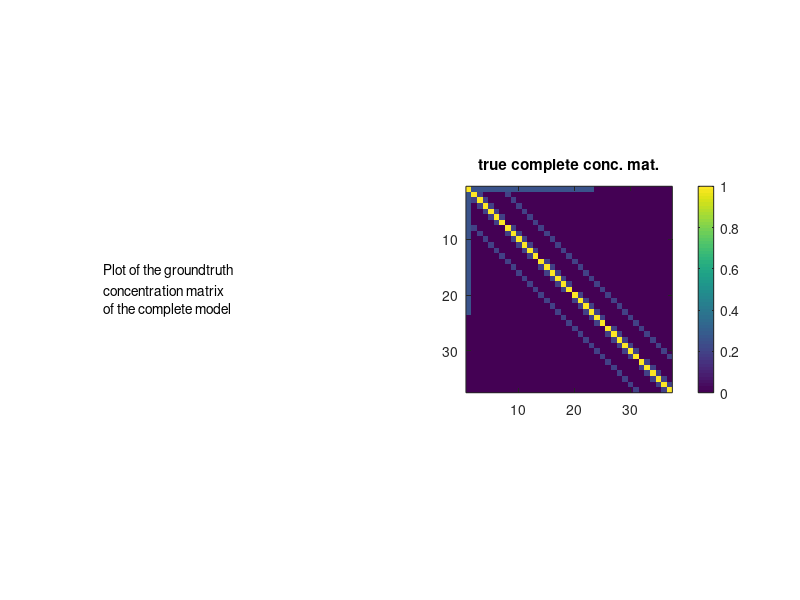
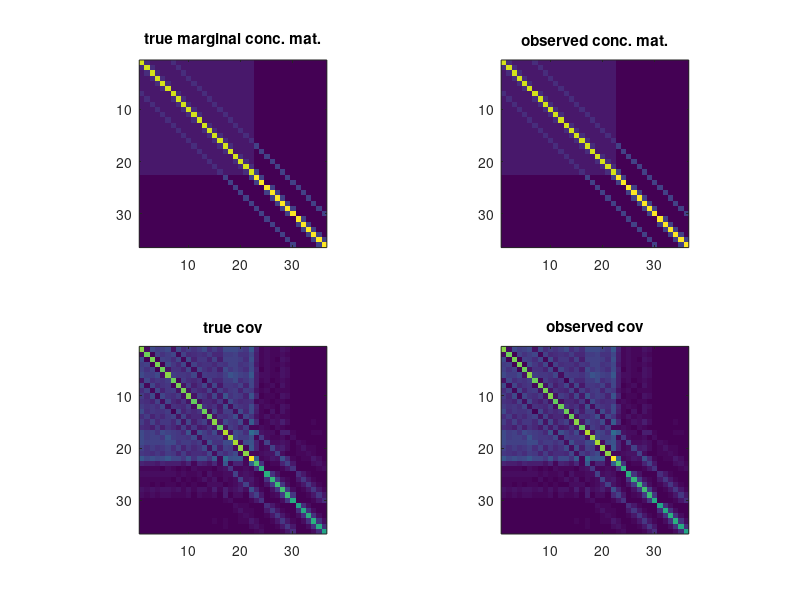

These charts were generated, in order, by the following MATLAB code:
% Toy example
% one latent variable 50%, on grid

clear all; clc;

d=6;
pl=1;
po=d^2;
n=200*po;


pt=pl+po;
density=.6;
pb= round(po*density);
grid=eye(d); %grid of correlations
corr=eye(po);
c=.2;
clo=1.2/sqrt(pb);

for i=1:d
    for j=1:d
        idx = (j-1)*d+i;
        if i>1
            corr(idx,idx-1)=c;
            corr(idx-1,idx)=c;
        end
        if i<d
            corr(idx,idx+1)=c;
            corr(idx+1,idx)=c;
        end
        if j>1
            corr(idx,idx-d)=c;
            corr(idx-d,idx)=c;
        end
        if j<d
            corr(idx,idx+d)=c;
            corr(idx+d,idx)=c;
        end
    end
end

% figure(1); clf;
% imagesc(corr);
% pbaspect([1 1 1]);

corr_all= zeros(1+po,1+po);
corr_all(1,1)=1;
corr_all(2:end,2:end)=corr;
corr_all(2:pb+1,1)=ones(pb,1)*clo;
corr_all(1,2:pb+1)=ones(pb,1)'*clo;
figure(1); clf;
imagesc(corr_all);
pbaspect([1 1 1]);

%%
Dfull=corr_all;
Doo=corr;
Dol=corr_all(2:end,1);
Dmargo=Doo-Dol*Dol';


%%
descr = {'Plot of the groundtruth '
    'concentration matrix';
    'of the complete model'};

figure(1);clf;
subplot(1,2,1)
axis off;
text(0,.5,descr)
pbaspect([1 1 1]);
subplot(1,2,2)
imagesc(abs(Dfull));
colorbar;
pbaspect([1 1 1]);
title('true complete conc. mat.');

if eigs(Dfull,1,'sa')<0
    error('The conceptration matrix of the complete model is not PSD \n')
end

%% sampling data
mu=zeros(1,pt); % vector of means
Xfull=mvnrnd(mu, inv(Dfull), n)';
X=Xfull((pl+1):pt,:);
%S=cov(X');
S=inv(Dmargo);

%%
nnz=sum(Doo(:)~=0);
Z1_star=-Doo;
Z2_star=Dol*Dol';
grad=S*(Z1_star+Z2_star)*S+S;
grad=.5*(grad+grad');
grad_op=abs(eigs(grad,1,'lm'));
grad_inf=max(abs(grad(:)));
xsi_Z2=2/pb;
mu_Z1=nnz/(po*po);
gamma_inf=xsi_Z2/(1-4*mu_Z1*xsi_Z2);
gamma_sup=(1-3*mu_Z1*xsi_Z2)/mu_Z1;
c_inf=max(grad_inf/gamma_inf,grad_op);


%% plotting

figure(2);clf;
subplot(2,2,1);
imagesc(abs(Dmargo));
pbaspect([1 1 1]);
title('true marginal conc. mat.');
subplot(2,2,2);
imagesc(abs(inv(S)));
pbaspect([1 1 1]);
title('observed conc. mat.');
subplot(2,2,3);
imagesc(abs(inv(Dmargo)));
pbaspect([1 1 1]);
title('true cov');
subplot(2,2,4);
imagesc(abs(S));
pbaspect([1 1 1]);
title('observed cov');


 

